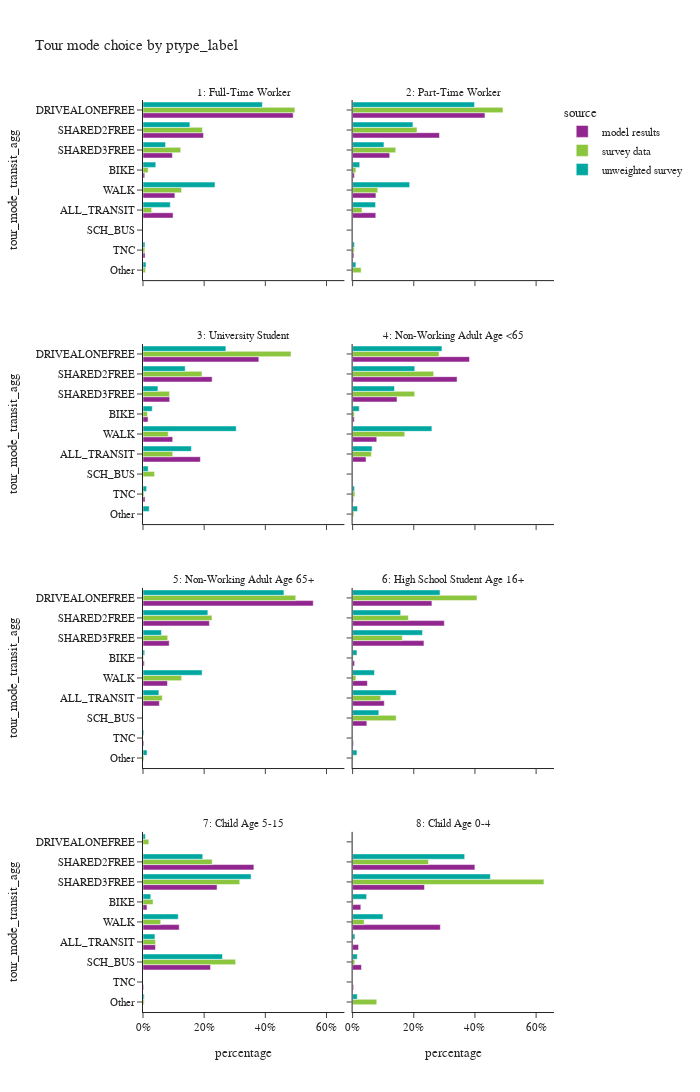
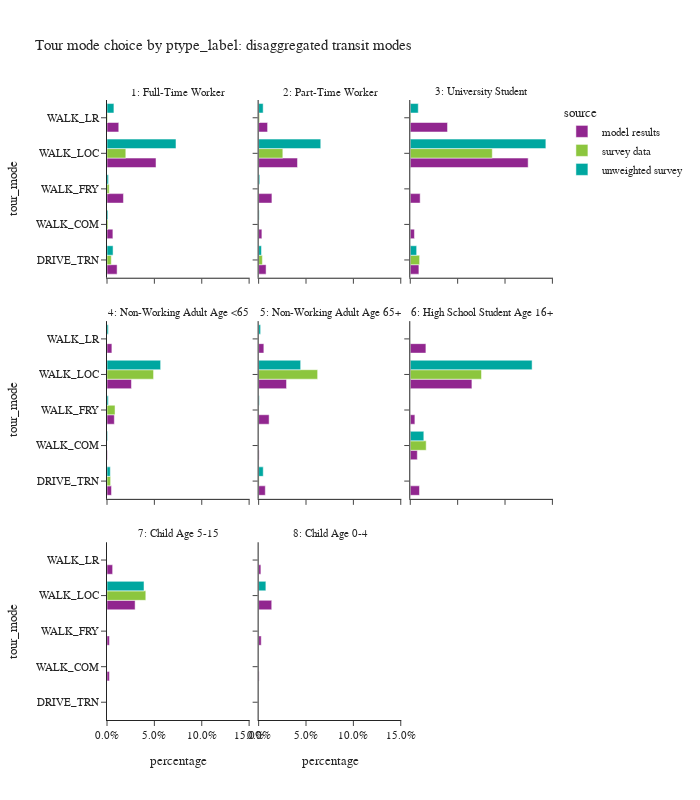

Notebook cell for these charts, in order:
### Code cell
plot_mode_choice(tour_data,'ptype_label',2,1200)
plot_mode_choice_transit(tour_data,'ptype_label',3,800)

### Figure 1 — Plotly figure (JSON) as saved in the notebook; plotly's stock layout.template omitted (floating-point values rounded to 4 significant figures)
{"data": [{"alignmentgroup": "True", "hovertemplate": "source=model results<br>ptype_label=1: Full-Time Worker<br>percentage=%{x}<br>tour_mode_transit_agg=%{y}<extra></extra>", "legendgroup": "model results", "marker": {"color": "#91268F", "pattern": {"shape": ""}}, "name": "model results", "offsetgroup": "model results", "orientation": "h", "showlegend": true, "textposition": "auto", "type": "bar", "x": [0.09837, 0.005671, 0.491, 0.1978, 0.09612, 0.006707, 0.1043], "xaxis": "x7", "y": ["ALL_TRANSIT", "BIKE", "DRIVEALONEFREE", "SHARED2FREE", "SHARED3FREE", "TNC", "WALK"], "yaxis": "y7"}, {"alignmentgroup": "True", "hovertemplate": "source=model results<br>ptype_label=2: Part-Time Worker<br>percentage=%{x}<br>tour_mode_transit_agg=%{y}<extra></extra>", "legendgroup": "model results", "marker": {"color": "#91268F", "pattern": {"shape": ""}}, "name": "model results", "offsetgroup": "model results", "orientation": "h", "showlegend": false, "textposition": "auto", "type": "bar", "x": [0.07574, 0.005817, 0.4327, 0.284, 0.1213, 0.004208, 0.0762], "xaxis": "x8", "y": ["ALL_TRANSIT", "BIKE", "DRIVEALONEFREE", "SHARED2FREE", "SHARED3FREE", "TNC", "WALK"], "yaxis": "y8"}, {"alignmentgroup": "True", "hovertemplate": "source=model results<br>ptype_label=3: University Student<br>percentage=%{x}<br>tour_mode_transit_agg=%{y}<extra></extra>", "legendgroup": "model results", "marker": {"color": "#91268F", "pattern": {"shape": ""}}, "name": "model results", "offsetgroup": "model results", "orientation": "h", "showlegend": false, "textposition": "auto", "type": "bar", "x": [0.1876, 0.01652, 0.3787, 0.226, 0.08735, 0.006644, 0.0971], "xaxis": "x5", "y": ["ALL_TRANSIT", "BIKE", "DRIVEALONEFREE", "SHARED2FREE", "SHARED3FREE", "TNC", "WALK"], "yaxis": "y5"}, {"alignmentgroup": "True", "hovertemplate": "source=model results<br>ptype_label=4: Non-Working Adult Age <65<br>percentage=%{x}<br>tour_mode_transit_agg=%{y}<extra></extra>", "legendgroup": "model results", "marker": {"color": "#91268F", "pattern": {"shape": ""}}, "name": "model results", "offsetgroup": "model results", "orientation": "h", "showlegend": false, "textposition": "auto", "type": "bar", "x": [0.04389, 0.005467, 0.3822, 0.3416, 0.1452, 0.002608, 0.07899], "xaxis": "x6", "y": ["ALL_TRANSIT", "BIKE", "DRIVEALONEFREE", "SHARED2FREE", "SHARED3FREE", "TNC", "WALK"], "yaxis": "y6"}, {"alignmentgroup": "True", "hovertemplate": "source=model results<br>ptype_label=5: Non-Working Adult Age 65+<br>percentage=%{x}<br>tour_mode_transit_agg=%{y}<extra></extra>", "legendgroup": "model results", "marker": {"color": "#91268F", "pattern": {"shape": ""}}, "name": "model results", "offsetgroup": "model results", "orientation": "h", "showlegend": false, "textposition": "auto", "type": "bar", "x": [0.05353, 0.004298, 0.5567, 0.2171, 0.08569, 0.002753, 0.07994], "xaxis": "x3", "y": ["ALL_TRANSIT", "BIKE", "DRIVEALONEFREE", "SHARED2FREE", "SHARED3FREE", "TNC", "WALK"], "yaxis": "y3"}, {"alignmentgroup": "True", "hovertemplate": "source=model results<br>ptype_label=6: High School Student Age 16+<br>percentage=%{x}<br>tour_mode_transit_agg=%{y}<extra></extra>", "legendgroup": "model results", "marker": {"color": "#91268F", "pattern": {"shape": ""}}, "name": "model results", "offsetgroup": "model results", "orientation": "h", "showlegend": false, "textposition": "auto", "type": "bar", "x": [0.1035, 0.00646, 0.2593, 0.04655, 0.2999, 0.2333, 0.002712, 0.0483], "xaxis": "x4", "y": ["ALL_TRANSIT", "BIKE", "DRIVEALONEFREE", "SCH_BUS", "SHARED2FREE", "SHARED3FREE", "TNC", "WALK"], "yaxis": "y4"}, {"alignmentgroup": "True", "hovertemplate": "source=model results<br>ptype_label=7: Child Age 5-15<br>percentage=%{x}<br>tour_mode_transit_agg=%{y}<extra></extra>", "legendgroup": "model results", "marker": {"color": "#91268F", "pattern": {"shape": ""}}, "name": "model results", "offsetgroup": "model results", "orientation": "h", "showlegend": false, "textposition": "auto", "type": "bar", "x": [0.04075, 0.01301, 0.2208, 0.3625, 0.2422, 0.002268, 0.1185], "xaxis": "x", "y": ["ALL_TRANSIT", "BIKE", "SCH_BUS", "SHARED2FREE", "SHARED3FREE", "TNC", "WALK"], "yaxis": "y"}, {"alignmentgroup": "True", "hovertemplate": "source=model results<br>ptype_label=8: Child Age 0-4<br>percentage=%{x}<br>tour_mode_transit_agg=%{y}<extra></extra>", "legendgroup": "model results", "marker": {"color": "#91268F", "pattern": {"shape": ""}}, "name": "model results", "offsetgroup": "model results", "orientation": "h", "showlegend": false, "textposition": "auto", "type": "bar", "x": [0.01942, 0.02681, 0.0289, 0.3998, 0.235, 0.003183, 0.2869], "xaxis": "x2", "y": ["ALL_TRANSIT", "BIKE", "SCH_BUS", "SHARED2FREE", "SHARED3FREE", "TNC", "WALK"], "yaxis": "y2"}, {"alignmentgroup": "True", "hovertemplate": "source=survey data<br>ptype_label=1: Full-Time Worker<br>percentage=%{x}<br>tour_mode_transit_agg=%{y}<extra></extra>", "legendgroup": "survey data", "marker": {"color": "#8CC63E", "pattern": {"shape": ""}}, "name": "survey data", "offsetgroup": "survey data", "orientation": "h", "showlegend": true, "textposition": "auto", "type": "bar", "x": [0.02839, 0.0168, 0.4968, 0.008023, 0.1946, 0.1233, 0.006038, 0.1261], "xaxis": "x7", "y": ["ALL_TRANSIT", "BIKE", "DRIVEALONEFREE", "Other", "SHARED2FREE", "SHARED3FREE", "TNC", "WALK"], "yaxis": "y7"}, {"alignmentgroup": "True", "hovertemplate": "source=survey data<br>ptype_label=2: Part-Time Worker<br>percentage=%{x}<br>tour_mode_transit_agg=%{y}<extra></extra>", "legendgroup": "survey data", "marker": {"color": "#8CC63E", "pattern": {"shape": ""}}, "name": "survey data", "offsetgroup": "survey data", "orientation": "h", "showlegend": false, "textposition": "auto", "type": "bar", "x": [0.03062, 0.01077, 0.4917, 0.02792, 0.2105, 0.141, 0.005252, 0.08229], "xaxis": "x8", "y": ["ALL_TRANSIT", "BIKE", "DRIVEALONEFREE", "Other", "SHARED2FREE", "SHARED3FREE", "TNC", "WALK"], "yaxis": "y8"}, {"alignmentgroup": "True", "hovertemplate": "source=survey data<br>ptype_label=3: University Student<br>percentage=%{x}<br>tour_mode_transit_agg=%{y}<extra></extra>", "legendgroup": "survey data", "marker": {"color": "#8CC63E", "pattern": {"shape": ""}}, "name": "survey data", "offsetgroup": "survey data", "orientation": "h", "showlegend": false, "textposition": "auto", "type": "bar", "x": [0.09714, 0.0142, 0.4839, 0.001171, 0.0379, 0.1928, 0.08683, 0.003476, 0.08258], "xaxis": "x5", "y": ["ALL_TRANSIT", "BIKE", "DRIVEALONEFREE", "Other", "SCH_BUS", "SHARED2FREE", "SHARED3FREE", "TNC", "WALK"], "yaxis": "y5"}, {"alignmentgroup": "True", "hovertemplate": "source=survey data<br>ptype_label=4: Non-Working Adult Age <65<br>percentage=%{x}<br>tour_mode_transit_agg=%{y}<extra></extra>", "legendgroup": "survey data", "marker": {"color": "#8CC63E", "pattern": {"shape": ""}}, "name": "survey data", "offsetgroup": "survey data", "orientation": "h", "showlegend": false, "textposition": "auto", "type": "bar", "x": [0.06143, 0.005657, 0.2826, 0.004036, 0.0002459, 0.265, 0.203, 0.007556, 0.1705], "xaxis": "x6", "y": ["ALL_TRANSIT", "BIKE", "DRIVEALONEFREE", "Other", "SCH_BUS", "SHARED2FREE", "SHARED3FREE", "TNC", "WALK"], "yaxis": "y6"}, {"alignmentgroup": "True", "hovertemplate": "source=survey data<br>ptype_label=5: Non-Working Adult Age 65+<br>percentage=%{x}<br>tour_mode_transit_agg=%{y}<extra></extra>", "legendgroup": "survey data", "marker": {"color": "#8CC63E", "pattern": {"shape": ""}}, "name": "survey data", "offsetgroup": "survey data", "orientation": "h", "showlegend": false, "textposition": "auto", "type": "bar", "x": [0.06301, 0.001898, 0.4994, 0.003114, 0.2255, 0.08077, 0.0001286, 0.1262], "xaxis": "x3", "y": ["ALL_TRANSIT", "BIKE", "DRIVEALONEFREE", "Other", "SHARED2FREE", "SHARED3FREE", "TNC", "WALK"], "yaxis": "y3"}, {"alignmentgroup": "True", "hovertemplate": "source=survey data<br>ptype_label=6: High School Student Age 16+<br>percentage=%{x}<br>tour_mode_transit_agg=%{y}<extra></extra>", "legendgroup": "survey data", "marker": {"color": "#8CC63E", "pattern": {"shape": ""}}, "name": "survey data", "offsetgroup": "survey data", "orientation": "h", "showlegend": false, "textposition": "auto", "type": "bar", "x": [0.09194, 0.001754, 0.4066, 0.001754, 0.1424, 0.1823, 0.1625, 0.0107], "xaxis": "x4", "y": ["ALL_TRANSIT", "BIKE", "DRIVEALONEFREE", "Other", "SCH_BUS", "SHARED2FREE", "SHARED3FREE", "WALK"], "yaxis": "y4"}, {"alignmentgroup": "True", "hovertemplate": "source=survey data<br>ptype_label=7: Child Age 5-15<br>percentage=%{x}<br>tour_mode_transit_agg=%{y}<extra></extra>", "legendgroup": "survey data", "marker": {"color": "#8CC63E", "pattern": {"shape": ""}}, "name": "survey data", "offsetgroup": "survey data", "orientation": "h", "showlegend": false, "textposition": "auto", "type": "bar", "x": [0.04095, 0.03283, 0.01902, 0.003793, 0.3029, 0.2263, 0.3164, 0.0579], "xaxis": "x", "y": ["ALL_TRANSIT", "BIKE", "DRIVEALONEFREE", "Other", "SCH_BUS", "SHARED2FREE", "SHARED3FREE", "WALK"], "yaxis": "y"}, {"alignmentgroup": "True", "hovertemplate": "source=survey data<br>ptype_label=8: Child Age 0-4<br>percentage=%{x}<br>tour_mode_transit_agg=%{y}<extra></extra>", "legendgroup": "survey data", "marker": {"color": "#8CC63E", "pattern": {"shape": ""}}, "name": "survey data", "offsetgroup": "survey data", "orientation": "h", "showlegend": false, "textposition": "auto", "type": "bar", "x": [0.0, 0.002413, 0.07894, 0.00714, 0.2482, 0.6256, 0.03776], "xaxis": "x2", "y": ["ALL_TRANSIT", "BIKE", "Other", "SCH_BUS", "SHARED2FREE", "SHARED3FREE", "WALK"], "yaxis": "y2"}, {"alignmentgroup": "True", "hovertemplate": "source=unweighted survey<br>ptype_label=1: Full-Time Worker<br>percentage=%{x}<br>tour_mode_transit_agg=%{y}<extra></extra>", "legendgroup": "unweighted survey", "marker": {"color": "#00A7A0", "pattern": {"shape": ""}}, "name": "unweighted survey", "offsetgroup": "unweighted survey", "orientation": "h", "showlegend": true, "textposition": "auto", "type": "bar", "x": [0.08919, 0.04184, 0.3904, 0.009792, 0.1533, 0.0737, 0.006409, 0.2354], "xaxis": "x7", "y": ["ALL_TRANSIT", "BIKE", "DRIVEALONEFREE", "Other", "SHARED2FREE", "SHARED3FREE", "TNC", "WALK"], "yaxis": "y7"}, {"alignmentgroup": "True", "hovertemplate": "source=unweighted survey<br>ptype_label=2: Part-Time Worker<br>percentage=%{x}<br>tour_mode_transit_agg=%{y}<extra></extra>", "legendgroup": "unweighted survey", "marker": {"color": "#00A7A0", "pattern": {"shape": ""}}, "name": "unweighted survey", "offsetgroup": "unweighted survey", "orientation": "h", "showlegend": false, "textposition": "auto", "type": "bar", "x": [0.07509, 0.02324, 0.3987, 0.01073, 0.1973, 0.1025, 0.005959, 0.1865], "xaxis": "x8", "y": ["ALL_TRANSIT", "BIKE", "DRIVEALONEFREE", "Other", "SHARED2FREE", "SHARED3FREE", "TNC", "WALK"], "yaxis": "y8"}, {"alignmentgroup": "True", "hovertemplate": "source=unweighted survey<br>ptype_label=3: University Student<br>percentage=%{x}<br>tour_mode_transit_agg=%{y}<extra></extra>", "legendgroup": "unweighted survey", "marker": {"color": "#00A7A0", "pattern": {"shape": ""}}, "name": "unweighted survey", "offsetgroup": "unweighted survey", "orientation": "h", "showlegend": false, "textposition": "auto", "type": "bar", "x": [0.1582, 0.0303, 0.271, 0.0202, 0.01684, 0.138, 0.04882, 0.01178, 0.3047], "xaxis": "x5", "y": ["ALL_TRANSIT", "BIKE", "DRIVEALONEFREE", "Other", "SCH_BUS", "SHARED2FREE", "SHARED3FREE", "TNC", "WALK"], "yaxis": "y5"}, {"alignmentgroup": "True", "hovertemplate": "source=unweighted survey<br>ptype_label=4: Non-Working Adult Age <65<br>percentage=%{x}<br>tour_mode_transit_agg=%{y}<extra></extra>", "legendgroup": "unweighted survey", "marker": {"color": "#00A7A0", "pattern": {"shape": ""}}, "name": "unweighted survey", "offsetgroup": "unweighted survey", "orientation": "h", "showlegend": false, "textposition": "auto", "type": "bar", "x": [0.06359, 0.02166, 0.2921, 0.01607, 0.0006988, 0.2034, 0.137, 0.006289, 0.2593], "xaxis": "x6", "y": ["ALL_TRANSIT", "BIKE", "DRIVEALONEFREE", "Other", "SCH_BUS", "SHARED2FREE", "SHARED3FREE", "TNC", "WALK"], "yaxis": "y6"}, {"alignmentgroup": "True", "hovertemplate": "source=unweighted survey<br>ptype_label=5: Non-Working Adult Age 65+<br>percentage=%{x}<br>tour_mode_transit_agg=%{y}<extra></extra>", "legendgroup": "unweighted survey", "marker": {"color": "#00A7A0", "pattern": {"shape": ""}}, "name": "unweighted survey", "offsetgroup": "unweighted survey", "orientation": "h", "showlegend": false, "textposition": "auto", "type": "bar", "x": [0.05198, 0.005544, 0.4608, 0.01317, 0.2121, 0.06029, 0.002772, 0.1933], "xaxis": "x3", "y": ["ALL_TRANSIT", "BIKE", "DRIVEALONEFREE", "Other", "SHARED2FREE", "SHARED3FREE", "TNC", "WALK"], "yaxis": "y3"}, {"alignmentgroup": "True", "hovertemplate": "source=unweighted survey<br>ptype_label=6: High School Student Age 16+<br>percentage=%{x}<br>tour_mode_transit_agg=%{y}<extra></extra>", "legendgroup": "unweighted survey", "marker": {"color": "#00A7A0", "pattern": {"shape": ""}}, "name": "unweighted survey", "offsetgroup": "unweighted survey", "orientation": "h", "showlegend": false, "textposition": "auto", "type": "bar", "x": [0.1429, 0.01429, 0.2857, 0.01429, 0.08571, 0.1571, 0.2286, 0.07143], "xaxis": "x4", "y": ["ALL_TRANSIT", "BIKE", "DRIVEALONEFREE", "Other", "SCH_BUS", "SHARED2FREE", "SHARED3FREE", "WALK"], "yaxis": "y4"}, {"alignmentgroup": "True", "hovertemplate": "source=unweighted survey<br>ptype_label=7: Child Age 5-15<br>percentage=%{x}<br>tour_mode_transit_agg=%{y}<extra></extra>", "legendgroup": "unweighted survey", "marker": {"color": "#00A7A0", "pattern": {"shape": ""}}, "name": "unweighted survey", "offsetgroup": "unweighted survey", "orientation": "h", "showlegend": false, "textposition": "auto", "type": "bar", "x": [0.03906, 0.02539, 0.007812, 0.003906, 0.2598, 0.1953, 0.3535, 0.1152], "xaxis": "x", "y": ["ALL_TRANSIT", "BIKE", "DRIVEALONEFREE", "Other", "SCH_BUS", "SHARED2FREE", "SHARED3FREE", "WALK"], "yaxis": "y"}, {"alignmentgroup": "True", "hovertemplate": "source=unweighted survey<br>ptype_label=8: Child Age 0-4<br>percentage=%{x}<br>tour_mode_transit_agg=%{y}<extra></extra>", "legendgroup": "unweighted survey", "marker": {"color": "#00A7A0", "pattern": {"shape": ""}}, "name": "unweighted survey", "offsetgroup": "unweighted survey", "orientation": "h", "showlegend": false, "textposition": "auto", "type": "bar", "x": [0.007634, 0.0458, 0.01527, 0.01527, 0.3664, 0.4504, 0.09924], "xaxis": "x2", "y": ["ALL_TRANSIT", "BIKE", "Other", "SCH_BUS", "SHARED2FREE", "SHARED3FREE", "WALK"], "yaxis": "y2"}], "layout": {"annotations": [{"font": {}, "showarrow": false, "text": "7: Child Age 5-15", "x": 0.245, "xanchor": "center", "xref": "paper", "y": 0.1975, "yanchor": "bottom", "yref": "paper"}, {"font": {}, "showarrow": false, "text": "8: Child Age 0-4", "x": 0.755, "xanchor": "center", "xref": "paper", "y": 0.1975, "yanchor": "bottom", "yref": "paper"}, {"font": {}, "showarrow": false, "text": "5: Non-Working Adult Age 65+", "x": 0.245, "xanchor": "center", "xref": "paper", "y": 0.465, "yanchor": "bottom", "yref": "paper"}, {"font": {}, "showarrow": false, "text": "6: High School Student Age 16+", "x": 0.755, "xanchor": "center", "xref": "paper", "y": 0.465, "yanchor": "bottom", "yref": "paper"}, {"font": {}, "showarrow": false, "text": "3: University Student", "x": 0.245, "xanchor": "center", "xref": "paper", "y": 0.7325, "yanchor": "bottom", "yref": "paper"}, {"font": {}, "showarrow": false, "text": "4: Non-Working Adult Age <65", "x": 0.755, "xanchor": "center", "xref": "paper", "y": 0.7325, "yanchor": "bottom", "yref": "paper"}, {"font": {}, "showarrow": false, "text": "1: Full-Time Worker", "x": 0.245, "xanchor": "center", "xref": "paper", "y": 1.0, "yanchor": "bottom", "yref": "paper"}, {"font": {}, "showarrow": false, "text": "2: Part-Time Worker", "x": 0.755, "xanchor": "center", "xref": "paper", "y": 1.0, "yanchor": "bottom", "yref": "paper"}], "barmode": "group", "height": 1200, "legend": {"title": {"text": "source"}, "tracegroupgap": 0}, "title": {"text": "Tour mode choice by ptype_label"}, "width": 700, "xaxis": {"anchor": "y", "domain": [0.0, 0.49], "tickformat": ".0%", "title": {"text": "percentage"}}, "xaxis2": {"anchor": "y2", "domain": [0.51, 1.0], "matches": "x", "tickformat": ".0%", "title": {"text": "percentage"}}, "xaxis3": {"anchor": "y3", "domain": [0.0, 0.49], "matches": "x", "showticklabels": false}, "xaxis4": {"anchor": "y4", "domain": [0.51, 1.0], "matches": "x", "showticklabels": false}, "xaxis5": {"anchor": "y5", "domain": [0.0, 0.49], "matches": "x", "showticklabels": false}, "xaxis6": {"anchor": "y6", "domain": [0.51, 1.0], "matches": "x", "showticklabels": false}, "xaxis7": {"anchor": "y7", "domain": [0.0, 0.49], "matches": "x", "showticklabels": false}, "xaxis8": {"anchor": "y8", "domain": [0.51, 1.0], "matches": "x", "showticklabels": false}, "yaxis": {"anchor": "x", "categoryarray": ["Other", "TNC", "SCH_BUS", "ALL_TRANSIT", "WALK", "BIKE", "SHARED3FREE", "SHARED2FREE", "DRIVEALONEFREE"], "categoryorder": "array", "domain": [0.0, 0.1975], "title": {"text": "tour_mode_transit_agg"}}, "yaxis2": {"anchor": "x2", "domain": [0.0, 0.1975], "matches": "y", "showticklabels": false}, "yaxis3": {"anchor": "x3", "categoryarray": ["Other", "TNC", "SCH_BUS", "ALL_TRANSIT", "WALK", "BIKE", "SHARED3FREE", "SHARED2FREE", "DRIVEALONEFREE"], "categoryorder": "array", "domain": [0.2675, 0.465], "matches": "y", "title": {"text": "tour_mode_transit_agg"}}, "yaxis4": {"anchor": "x4", "domain": [0.2675, 0.465], "matches": "y", "showticklabels": false}, "yaxis5": {"anchor": "x5", "categoryarray": ["Other", "TNC", "SCH_BUS", "ALL_TRANSIT", "WALK", "BIKE", "SHARED3FREE", "SHARED2FREE", "DRIVEALONEFREE"], "categoryorder": "array", "domain": [0.535, 0.7325], "matches": "y", "title": {"text": "tour_mode_transit_agg"}}, "yaxis6": {"anchor": "x6", "domain": [0.535, 0.7325], "matches": "y", "showticklabels": false}, "yaxis7": {"anchor": "x7", "categoryarray": ["Other", "TNC", "SCH_BUS", "ALL_TRANSIT", "WALK", "BIKE", "SHARED3FREE", "SHARED2FREE", "DRIVEALONEFREE"], "categoryorder": "array", "domain": [0.8025, 1.0], "matches": "y", "title": {"text": "tour_mode_transit_agg"}}, "yaxis8": {"anchor": "x8", "domain": [0.8025, 1.0], "matches": "y", "showticklabels": false}}}

### Figure 2 — Plotly figure (JSON) as saved in the notebook; plotly's stock layout.template omitted (floating-point values rounded to 4 significant figures)
{"data": [{"alignmentgroup": "True", "hovertemplate": "source=model results<br>ptype_label=1: Full-Time Worker<br>percentage=%{x}<br>tour_mode=%{y}<extra></extra>", "legendgroup": "model results", "marker": {"color": "#91268F", "pattern": {"shape": ""}}, "name": "model results", "offsetgroup": "model results", "orientation": "h", "showlegend": true, "textposition": "auto", "type": "bar", "x": [0.01066, 0.006207, 0.01736, 0.05173, 0.01241], "xaxis": "x7", "y": ["DRIVE_TRN", "WALK_COM", "WALK_FRY", "WALK_LOC", "WALK_LR"], "yaxis": "y7"}, {"alignmentgroup": "True", "hovertemplate": "source=survey data<br>ptype_label=1: Full-Time Worker<br>percentage=%{x}<br>tour_mode=%{y}<extra></extra>", "legendgroup": "survey data", "marker": {"color": "#8CC63E", "pattern": {"shape": ""}}, "name": "survey data", "offsetgroup": "survey data", "orientation": "h", "showlegend": true, "textposition": "auto", "type": "bar", "x": [0.004528, 0.001072, 0.002301, 0.01985, 0.0006359], "xaxis": "x7", "y": ["DRIVE_TRN", "WALK_COM", "WALK_FRY", "WALK_LOC", "WALK_LR"], "yaxis": "y7"}, {"alignmentgroup": "True", "hovertemplate": "source=unweighted survey<br>ptype_label=1: Full-Time Worker<br>percentage=%{x}<br>tour_mode=%{y}<extra></extra>", "legendgroup": "unweighted survey", "marker": {"color": "#00A7A0", "pattern": {"shape": ""}}, "name": "unweighted survey", "offsetgroup": "unweighted survey", "orientation": "h", "showlegend": true, "textposition": "auto", "type": "bar", "x": [0.006409, 0.001068, 0.001602, 0.07281, 0.007299], "xaxis": "x7", "y": ["DRIVE_TRN", "WALK_COM", "WALK_FRY", "WALK_LOC", "WALK_LR"], "yaxis": "y7"}, {"alignmentgroup": "True", "hovertemplate": "source=model results<br>ptype_label=2: Part-Time Worker<br>percentage=%{x}<br>tour_mode=%{y}<extra></extra>", "legendgroup": "model results", "marker": {"color": "#91268F", "pattern": {"shape": ""}}, "name": "model results", "offsetgroup": "model results", "orientation": "h", "showlegend": false, "textposition": "auto", "type": "bar", "x": [0.007852, 0.003427, 0.01401, 0.04101, 0.009439], "xaxis": "x8", "y": ["DRIVE_TRN", "WALK_COM", "WALK_FRY", "WALK_LOC", "WALK_LR"], "yaxis": "y8"}, {"alignmentgroup": "True", "hovertemplate": "source=survey data<br>ptype_label=2: Part-Time Worker<br>percentage=%{x}<br>tour_mode=%{y}<extra></extra>", "legendgroup": "survey data", "marker": {"color": "#8CC63E", "pattern": {"shape": ""}}, "name": "survey data", "offsetgroup": "survey data", "orientation": "h", "showlegend": false, "textposition": "auto", "type": "bar", "x": [0.003955, 0.0, 0.0001631, 0.02553, 0.0009687], "xaxis": "x8", "y": ["DRIVE_TRN", "WALK_COM", "WALK_FRY", "WALK_LOC", "WALK_LR"], "yaxis": "y8"}, {"alignmentgroup": "True", "hovertemplate": "source=unweighted survey<br>ptype_label=2: Part-Time Worker<br>percentage=%{x}<br>tour_mode=%{y}<extra></extra>", "legendgroup": "unweighted survey", "marker": {"color": "#00A7A0", "pattern": {"shape": ""}}, "name": "unweighted survey", "offsetgroup": "unweighted survey", "orientation": "h", "showlegend": false, "textposition": "auto", "type": "bar", "x": [0.00298, 0.0005959, 0.001192, 0.06555, 0.004768], "xaxis": "x8", "y": ["DRIVE_TRN", "WALK_COM", "WALK_FRY", "WALK_LOC", "WALK_LR"], "yaxis": "y8"}, {"alignmentgroup": "True", "hovertemplate": "source=model results<br>ptype_label=3: University Student<br>percentage=%{x}<br>tour_mode=%{y}<extra></extra>", "legendgroup": "model results", "marker": {"color": "#91268F", "pattern": {"shape": ""}}, "name": "model results", "offsetgroup": "model results", "orientation": "h", "showlegend": false, "textposition": "auto", "type": "bar", "x": [0.009099, 0.004391, 0.01043, 0.1244, 0.03932], "xaxis": "x9", "y": ["DRIVE_TRN", "WALK_COM", "WALK_FRY", "WALK_LOC", "WALK_LR"], "yaxis": "y9"}, {"alignmentgroup": "True", "hovertemplate": "source=survey data<br>ptype_label=3: University Student<br>percentage=%{x}<br>tour_mode=%{y}<extra></extra>", "legendgroup": "survey data", "marker": {"color": "#8CC63E", "pattern": {"shape": ""}}, "name": "survey data", "offsetgroup": "survey data", "orientation": "h", "showlegend": false, "textposition": "auto", "type": "bar", "x": [0.009858, 0.08654, 0.0007388], "xaxis": "x9", "y": ["DRIVE_TRN", "WALK_LOC", "WALK_LR"], "yaxis": "y9"}, {"alignmentgroup": "True", "hovertemplate": "source=unweighted survey<br>ptype_label=3: University Student<br>percentage=%{x}<br>tour_mode=%{y}<extra></extra>", "legendgroup": "unweighted survey", "marker": {"color": "#00A7A0", "pattern": {"shape": ""}}, "name": "unweighted survey", "offsetgroup": "unweighted survey", "orientation": "h", "showlegend": false, "textposition": "auto", "type": "bar", "x": [0.006734, 0.1431, 0.008418], "xaxis": "x9", "y": ["DRIVE_TRN", "WALK_LOC", "WALK_LR"], "yaxis": "y9"}, {"alignmentgroup": "True", "hovertemplate": "source=model results<br>ptype_label=4: Non-Working Adult Age <65<br>percentage=%{x}<br>tour_mode=%{y}<extra></extra>", "legendgroup": "model results", "marker": {"color": "#91268F", "pattern": {"shape": ""}}, "name": "model results", "offsetgroup": "model results", "orientation": "h", "showlegend": false, "textposition": "auto", "type": "bar", "x": [0.00475, 0.0004543, 0.00774, 0.02579, 0.005149], "xaxis": "x4", "y": ["DRIVE_TRN", "WALK_COM", "WALK_FRY", "WALK_LOC", "WALK_LR"], "yaxis": "y4"}, {"alignmentgroup": "True", "hovertemplate": "source=survey data<br>ptype_label=4: Non-Working Adult Age <65<br>percentage=%{x}<br>tour_mode=%{y}<extra></extra>", "legendgroup": "survey data", "marker": {"color": "#8CC63E", "pattern": {"shape": ""}}, "name": "survey data", "offsetgroup": "survey data", "orientation": "h", "showlegend": false, "textposition": "auto", "type": "bar", "x": [0.00381, 0.0, 0.008465, 0.04914, 1.064e-05], "xaxis": "x4", "y": ["DRIVE_TRN", "WALK_COM", "WALK_FRY", "WALK_LOC", "WALK_LR"], "yaxis": "y4"}, {"alignmentgroup": "True", "hovertemplate": "source=unweighted survey<br>ptype_label=4: Non-Working Adult Age <65<br>percentage=%{x}<br>tour_mode=%{y}<extra></extra>", "legendgroup": "unweighted survey", "marker": {"color": "#00A7A0", "pattern": {"shape": ""}}, "name": "unweighted survey", "offsetgroup": "unweighted survey", "orientation": "h", "showlegend": false, "textposition": "auto", "type": "bar", "x": [0.003494, 0.0006988, 0.001398, 0.0566, 0.001398], "xaxis": "x4", "y": ["DRIVE_TRN", "WALK_COM", "WALK_FRY", "WALK_LOC", "WALK_LR"], "yaxis": "y4"}, {"alignmentgroup": "True", "hovertemplate": "source=model results<br>ptype_label=5: Non-Working Adult Age 65+<br>percentage=%{x}<br>tour_mode=%{y}<extra></extra>", "legendgroup": "model results", "marker": {"color": "#91268F", "pattern": {"shape": ""}}, "name": "model results", "offsetgroup": "model results", "orientation": "h", "showlegend": false, "textposition": "auto", "type": "bar", "x": [0.00703, 0.0005294, 0.01105, 0.02942, 0.005502], "xaxis": "x5", "y": ["DRIVE_TRN", "WALK_COM", "WALK_FRY", "WALK_LOC", "WALK_LR"], "yaxis": "y5"}, {"alignmentgroup": "True", "hovertemplate": "source=survey data<br>ptype_label=5: Non-Working Adult Age 65+<br>percentage=%{x}<br>tour_mode=%{y}<extra></extra>", "legendgroup": "survey data", "marker": {"color": "#8CC63E", "pattern": {"shape": ""}}, "name": "survey data", "offsetgroup": "survey data", "orientation": "h", "showlegend": false, "textposition": "auto", "type": "bar", "x": [0.0005195, 0.0001279, 0.06227, 9.551e-05], "xaxis": "x5", "y": ["DRIVE_TRN", "WALK_FRY", "WALK_LOC", "WALK_LR"], "yaxis": "y5"}, {"alignmentgroup": "True", "hovertemplate": "source=unweighted survey<br>ptype_label=5: Non-Working Adult Age 65+<br>percentage=%{x}<br>tour_mode=%{y}<extra></extra>", "legendgroup": "unweighted survey", "marker": {"color": "#00A7A0", "pattern": {"shape": ""}}, "name": "unweighted survey", "offsetgroup": "unweighted survey", "orientation": "h", "showlegend": false, "textposition": "auto", "type": "bar", "x": [0.004851, 0.000693, 0.04435, 0.002079], "xaxis": "x5", "y": ["DRIVE_TRN", "WALK_FRY", "WALK_LOC", "WALK_LR"], "yaxis": "y5"}, {"alignmentgroup": "True", "hovertemplate": "source=model results<br>ptype_label=6: High School Student Age 16+<br>percentage=%{x}<br>tour_mode=%{y}<extra></extra>", "legendgroup": "model results", "marker": {"color": "#91268F", "pattern": {"shape": ""}}, "name": "model results", "offsetgroup": "model results", "orientation": "h", "showlegend": false, "textposition": "auto", "type": "bar", "x": [0.009696, 0.007421, 0.004869, 0.06505, 0.01648], "xaxis": "x6", "y": ["DRIVE_TRN", "WALK_COM", "WALK_FRY", "WALK_LOC", "WALK_LR"], "yaxis": "y6"}, {"alignmentgroup": "True", "hovertemplate": "source=survey data<br>ptype_label=6: High School Student Age 16+<br>percentage=%{x}<br>tour_mode=%{y}<extra></extra>", "legendgroup": "survey data", "marker": {"color": "#8CC63E", "pattern": {"shape": ""}}, "name": "survey data", "offsetgroup": "survey data", "orientation": "h", "showlegend": false, "textposition": "auto", "type": "bar", "x": [0.01678, 0.07516], "xaxis": "x6", "y": ["WALK_COM", "WALK_LOC"], "yaxis": "y6"}, {"alignmentgroup": "True", "hovertemplate": "source=unweighted survey<br>ptype_label=6: High School Student Age 16+<br>percentage=%{x}<br>tour_mode=%{y}<extra></extra>", "legendgroup": "unweighted survey", "marker": {"color": "#00A7A0", "pattern": {"shape": ""}}, "name": "unweighted survey", "offsetgroup": "unweighted survey", "orientation": "h", "showlegend": false, "textposition": "auto", "type": "bar", "x": [0.01429, 0.1286], "xaxis": "x6", "y": ["WALK_COM", "WALK_LOC"], "yaxis": "y6"}, {"alignmentgroup": "True", "hovertemplate": "source=model results<br>ptype_label=7: Child Age 5-15<br>percentage=%{x}<br>tour_mode=%{y}<extra></extra>", "legendgroup": "model results", "marker": {"color": "#91268F", "pattern": {"shape": ""}}, "name": "model results", "offsetgroup": "model results", "orientation": "h", "showlegend": false, "textposition": "auto", "type": "bar", "x": [0.002556, 0.002579, 0.02967, 0.005939], "xaxis": "x", "y": ["WALK_COM", "WALK_FRY", "WALK_LOC", "WALK_LR"], "yaxis": "y"}, {"alignmentgroup": "True", "hovertemplate": "source=survey data<br>ptype_label=7: Child Age 5-15<br>percentage=%{x}<br>tour_mode=%{y}<extra></extra>", "legendgroup": "survey data", "marker": {"color": "#8CC63E", "pattern": {"shape": ""}}, "name": "survey data", "offsetgroup": "survey data", "orientation": "h", "showlegend": false, "textposition": "auto", "type": "bar", "x": [0.04095], "xaxis": "x", "y": ["WALK_LOC"], "yaxis": "y"}, {"alignmentgroup": "True", "hovertemplate": "source=unweighted survey<br>ptype_label=7: Child Age 5-15<br>percentage=%{x}<br>tour_mode=%{y}<extra></extra>", "legendgroup": "unweighted survey", "marker": {"color": "#00A7A0", "pattern": {"shape": ""}}, "name": "unweighted survey", "offsetgroup": "unweighted survey", "orientation": "h", "showlegend": false, "textposition": "auto", "type": "bar", "x": [0.03906], "xaxis": "x", "y": ["WALK_LOC"], "yaxis": "y"}, {"alignmentgroup": "True", "hovertemplate": "source=model results<br>ptype_label=8: Child Age 0-4<br>percentage=%{x}<br>tour_mode=%{y}<extra></extra>", "legendgroup": "model results", "marker": {"color": "#91268F", "pattern": {"shape": ""}}, "name": "model results", "offsetgroup": "model results", "orientation": "h", "showlegend": false, "textposition": "auto", "type": "bar", "x": [0.00049, 0.002743, 0.01381, 0.002374], "xaxis": "x2", "y": ["WALK_COM", "WALK_FRY", "WALK_LOC", "WALK_LR"], "yaxis": "y2"}, {"alignmentgroup": "True", "hovertemplate": "source=survey data<br>ptype_label=8: Child Age 0-4<br>percentage=%{x}<br>tour_mode=%{y}<extra></extra>", "legendgroup": "survey data", "marker": {"color": "#8CC63E", "pattern": {"shape": ""}}, "name": "survey data", "offsetgroup": "survey data", "orientation": "h", "showlegend": false, "textposition": "auto", "type": "bar", "x": [0.0], "xaxis": "x2", "y": ["WALK_LOC"], "yaxis": "y2"}, {"alignmentgroup": "True", "hovertemplate": "source=unweighted survey<br>ptype_label=8: Child Age 0-4<br>percentage=%{x}<br>tour_mode=%{y}<extra></extra>", "legendgroup": "unweighted survey", "marker": {"color": "#00A7A0", "pattern": {"shape": ""}}, "name": "unweighted survey", "offsetgroup": "unweighted survey", "orientation": "h", "showlegend": false, "textposition": "auto", "type": "bar", "x": [0.007634], "xaxis": "x2", "y": ["WALK_LOC"], "yaxis": "y2"}], "layout": {"annotations": [{"font": {}, "showarrow": false, "text": "7: Child Age 5-15", "x": 0.16, "xanchor": "center", "xref": "paper", "y": 0.2867, "yanchor": "bottom", "yref": "paper"}, {"font": {}, "showarrow": false, "text": "8: Child Age 0-4", "x": 0.5, "xanchor": "center", "xref": "paper", "y": 0.2867, "yanchor": "bottom", "yref": "paper"}, {"font": {}, "showarrow": false, "text": "4: Non-Working Adult Age <65", "x": 0.16, "xanchor": "center", "xref": "paper", "y": 0.6433, "yanchor": "bottom", "yref": "paper"}, {"font": {}, "showarrow": false, "text": "5: Non-Working Adult Age 65+", "x": 0.5, "xanchor": "center", "xref": "paper", "y": 0.6433, "yanchor": "bottom", "yref": "paper"}, {"font": {}, "showarrow": false, "text": "6: High School Student Age 16+", "x": 0.84, "xanchor": "center", "xref": "paper", "y": 0.6433, "yanchor": "bottom", "yref": "paper"}, {"font": {}, "showarrow": false, "text": "1: Full-Time Worker", "x": 0.16, "xanchor": "center", "xref": "paper", "y": 1.0, "yanchor": "bottom", "yref": "paper"}, {"font": {}, "showarrow": false, "text": "2: Part-Time Worker", "x": 0.5, "xanchor": "center", "xref": "paper", "y": 1.0, "yanchor": "bottom", "yref": "paper"}, {"font": {}, "showarrow": false, "text": "3: University Student", "x": 0.84, "xanchor": "center", "xref": "paper", "y": 1.0, "yanchor": "bottom", "yref": "paper"}], "barmode": "group", "height": 800, "legend": {"title": {"text": "source"}, "tracegroupgap": 0}, "title": {"text": "Tour mode choice by ptype_label: disaggregated transit modes"}, "width": 700, "xaxis": {"anchor": "y", "domain": [0.0, 0.32], "tickformat": ".1%", "title": {"text": "percentage"}}, "xaxis2": {"anchor": "y2", "domain": [0.34, 0.66], "matches": "x", "tickformat": ".1%", "title": {"text": "percentage"}}, "xaxis3": {"anchor": "y3", "domain": [0.68, 1.0], "matches": "x", "title": {"text": "percentage"}}, "xaxis4": {"anchor": "y4", "domain": [0.0, 0.32], "matches": "x", "showticklabels": false}, "xaxis5": {"anchor": "y5", "domain": [0.34, 0.66], "matches": "x", "showticklabels": false}, "xaxis6": {"anchor": "y6", "domain": [0.68, 1.0], "matches": "x", "showticklabels": false}, "xaxis7": {"anchor": "y7", "domain": [0.0, 0.32], "matches": "x", "showticklabels": false}, "xaxis8": {"anchor": "y8", "domain": [0.34, 0.66], "matches": "x", "showticklabels": false}, "xaxis9": {"anchor": "y9", "domain": [0.68, 1.0], "matches": "x", "showticklabels": false}, "yaxis": {"anchor": "x", "domain": [0.0, 0.2867], "title": {"text": "tour_mode"}}, "yaxis2": {"anchor": "x2", "domain": [0.0, 0.2867], "matches": "y", "showticklabels": false}, "yaxis3": {"anchor": "x3", "domain": [0.0, 0.2867], "matches": "y", "showticklabels": false}, "yaxis4": {"anchor": "x4", "domain": [0.3567, 0.6433], "matches": "y", "title": {"text": "tour_mode"}}, "yaxis5": {"anchor": "x5", "domain": [0.3567, 0.6433], "matches": "y", "showticklabels": false}, "yaxis6": {"anchor": "x6", "domain": [0.3567, 0.6433], "matches": "y", "showticklabels": false}, "yaxis7": {"anchor": "x7", "domain": [0.7133, 1.0], "matches": "y", "title": {"text": "tour_mode"}}, "yaxis8": {"anchor": "x8", "domain": [0.7133, 1.0], "matches": "y", "showticklabels": false}, "yaxis9": {"anchor": "x9", "domain": [0.7133, 1.0], "matches": "y", "showticklabels": false}}}
